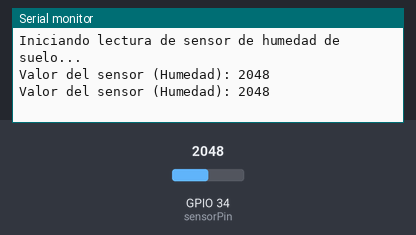
The sketch below on a simulated ESP32. On the bench: the last lines printed to the serial monitor. The test bench sets the inputs (shaded band); at power-on: GPIO 34 (sensorPin) = 2048.

Above: at 2.2 s.
2.3 s: GPIO 34 (sensorPin) set to 2866
At 3.4 s:
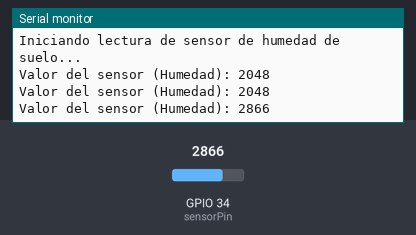
3.8 s: GPIO 34 (sensorPin) set to 3603
At 4.8 s:
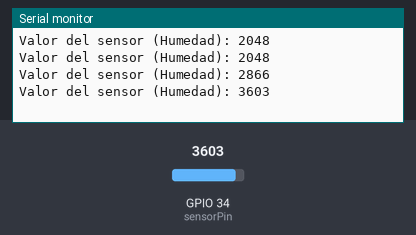
Timing chart, 0 to 6.8 s (numbered marks = the images above; inputs shaded):
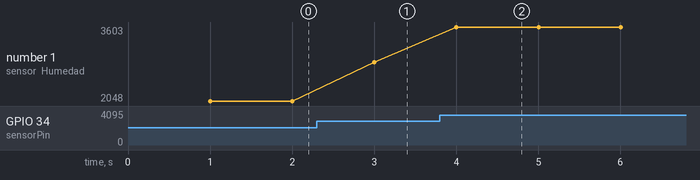

Measured:
- after the input at 2.3 s, the serial monitor: prints a new line after 0.70 s (image 1)
- after the input at 3.8 s, the serial monitor: prints a new line after 0.20 s (image 2)
- plotted number 1: 2048 → 2866 after the input at 2.3 s, 2866 → 3603 after the input at 3.8 s

The sketch:

01_lectura_basica.ino
```cpp
const int sensorPin = 34; // Pin analógico donde conectaste A0
int sensorValue = 0;

void setup() {
  Serial.begin(115200);
  delay(1000);
  Serial.println("Iniciando lectura de sensor de humedad de suelo...");
}

void loop() {
  // Leer el valor analógico del sensor
  sensorValue = analogRead(sensorPin);

  Serial.print("Valor del sensor (Humedad): ");
  Serial.println(sensorValue);

  delay(1000); // Esperar 1 segundo entre lecturas
}
```
